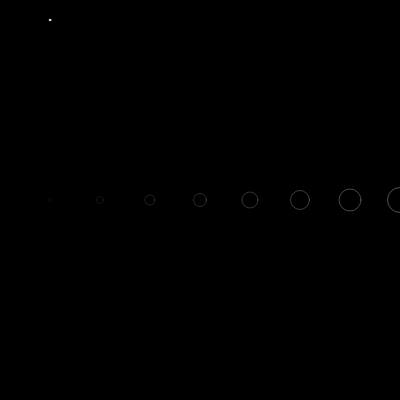
Frame 1 (no input)
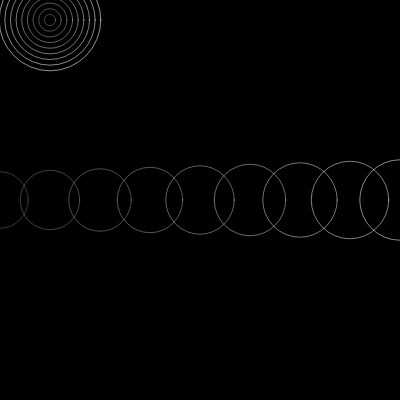
Frame 60 (no input)
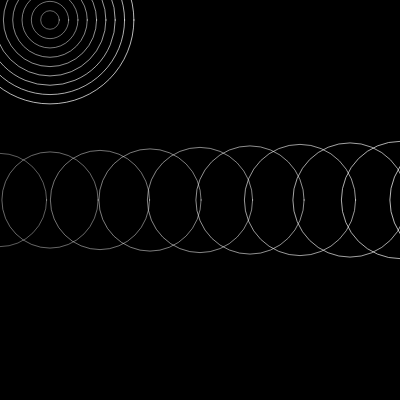
Frame 120 (the mouse pressed at the canvas centre since frame 60)

The p5.js sketch that drew these frames (run headless with seeded random() and noise() and a simulated clock; from frame 60 on, the mouse is pressed at the canvas centre):

// p5.js sketch
// ── sketch.js
function setup() {
  createCanvas(400, 400);
}

function draw() {
  background(0);

  // circle(100, 100, 20)
  // noStroke()
  noFill()
  // fill(255, 100)
  for (i = 0; i < 10; i++) {
    x = sin(frameCount / 100) * 100
    stroke(255, 10 * i + x)
    circle(50 * i, 200, x + i * 3)
    circle(50,20,i*x/5)

  }
}
